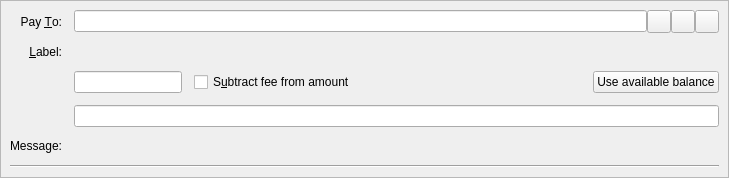
<?xml version="1.0" encoding="UTF-8"?>
<ui version="4.0">
 <class>SendCoinsEntry</class>
 <widget class="QStackedWidget" name="SendCoinsEntry">
  <property name="geometry">
   <rect>
    <x>0</x>
    <y>0</y>
    <width>729</width>
    <height>156</height>
   </rect>
  </property>
  <property name="focusPolicy">
   <enum>Qt::TabFocus</enum>
  </property>
  <property name="autoFillBackground">
   <bool>false</bool>
  </property>
  <widget class="QFrame" name="SendCoins">
   <property name="toolTip">
    <string>This is a normal payment.</string>
   </property>
   <property name="frameShape">
    <enum>QFrame::StyledPanel</enum>
   </property>
   <property name="frameShadow">
    <enum>QFrame::Sunken</enum>
   </property>
   <layout class="QGridLayout" name="gridLayout">
    <property name="spacing">
     <number>12</number>
    </property>
    <item row="0" column="0">
     <widget class="QLabel" name="payToLabel">
      <property name="text">
       <string>Pay &amp;To:</string>
      </property>
      <property name="alignment">
       <set>Qt::AlignRight|Qt::AlignTrailing|Qt::AlignVCenter</set>
      </property>
      <property name="buddy">
       <cstring>payTo</cstring>
      </property>
     </widget>
    </item>
    <item row="0" column="1">
     <layout class="QHBoxLayout" name="payToLayout">
      <property name="spacing">
       <number>0</number>
      </property>
      <item>
       <widget class="QValidatedLineEdit" name="payTo">
        <property name="toolTip">
         <string>The WISPR address to send the payment to</string>
        </property>
       </widget>
      </item>
      <item>
       <widget class="QToolButton" name="addressBookButton">
        <property name="toolTip">
         <string>Choose previously used address</string>
        </property>
        <property name="text">
         <string/>
        </property>
        <property name="icon">
         <iconset resource="../wispr.qrc">
          <normaloff>:/icons/address-book</normaloff>:/icons/address-book</iconset>
        </property>
        <property name="shortcut">
         <string>Alt+A</string>
        </property>
       </widget>
      </item>
      <item>
       <widget class="QToolButton" name="pasteButton">
        <property name="toolTip">
         <string>Paste address from clipboard</string>
        </property>
        <property name="text">
         <string/>
        </property>
        <property name="icon">
         <iconset resource="../wispr.qrc">
          <normaloff>:/icons/editpaste</normaloff>:/icons/editpaste</iconset>
        </property>
        <property name="shortcut">
         <string>Alt+P</string>
        </property>
       </widget>
      </item>
      <item>
       <widget class="QToolButton" name="deleteButton">
        <property name="toolTip">
         <string>Remove this entry</string>
        </property>
        <property name="text">
         <string/>
        </property>
        <property name="icon">
         <iconset resource="../wispr.qrc">
          <normaloff>:/icons/remove</normaloff>:/icons/remove</iconset>
        </property>
       </widget>
      </item>
     </layout>
    </item>
    <item row="1" column="0">
     <widget class="QLabel" name="labelLabel">
      <property name="text">
       <string>&amp;Label:</string>
      </property>
      <property name="alignment">
       <set>Qt::AlignRight|Qt::AlignTrailing|Qt::AlignVCenter</set>
      </property>
      <property name="buddy">
       <cstring>addAsLabel</cstring>
      </property>
     </widget>
    </item>
    <item row="3" column="1">
     <layout class="QHBoxLayout" name="horizontalLayoutAmount" stretch="0,1,0">
      <item>
       <widget class="BitcoinAmountField" name="payAmount"/>
      </item>
      <item>
       <widget class="QCheckBox" name="checkboxSubtractFeeFromAmount">
        <property name="toolTip">
         <string>The fee will be deducted from the amount being sent. The recipient will receive less wispr than you enter in the amount field. If multiple recipients are selected, the fee is split equally.</string>
        </property>
        <property name="text">
         <string>S&amp;ubtract fee from amount</string>
        </property>
       </widget>
      </item>
      <item>
       <widget class="QPushButton" name="useAvailableBalanceButton">
        <property name="text">
         <string>Use available balance</string>
        </property>
       </widget>
      </item>
     </layout>
    </item>
    <item row="4" column="1">
     <widget class="QLineEdit" name="edtNarration">
      <property name="toolTip">
       <string>A short message sent over the Wispr network, encrypted if sending to a stealth address or in a blind or anon transaction.</string>
      </property>
      <property name="maxLength">
       <number>24</number>
      </property>
     </widget>
    </item>
    <item row="5" column="0">
     <widget class="QLabel" name="messageLabel">
      <property name="text">
       <string>Message:</string>
      </property>
      <property name="alignment">
       <set>Qt::AlignRight|Qt::AlignTrailing|Qt::AlignVCenter</set>
      </property>
     </widget>
    </item>
    <item row="5" column="1">
     <widget class="QLabel" name="messageTextLabel">
      <property name="toolTip">
       <string>A message that was attached to the wispr: URI which will be stored with the transaction for your reference. Note: This message will not be sent over the Wispr network.</string>
      </property>
      <property name="textFormat">
       <enum>Qt::PlainText</enum>
      </property>
     </widget>
    </item>
    <item row="6" column="0" colspan="2">
     <widget class="Line" name="line">
      <property name="orientation">
       <enum>Qt::Horizontal</enum>
      </property>
     </widget>
    </item>
   </layout>
  </widget>
  <widget class="QFrame" name="SendCoins_cs">
   <property name="toolTip">
    <string>This is a payment to a coldstake script.</string>
   </property>
   <property name="frameShape">
    <enum>QFrame::NoFrame</enum>
   </property>
   <layout class="QGridLayout" name="gridLayout_cs">
    <property name="topMargin">
     <number>8</number>
    </property>
    <property name="bottomMargin">
     <number>4</number>
    </property>
    <property name="horizontalSpacing">
     <number>12</number>
    </property>
    <property name="verticalSpacing">
     <number>8</number>
    </property>
    <item row="3" column="1">
     <layout class="QHBoxLayout" name="horizontalLayoutAmount_cs" stretch="0,1,0">
      <item>
       <widget class="BitcoinAmountField" name="payAmount_cs"/>
      </item>
      <item>
       <widget class="QCheckBox" name="checkboxSubtractFeeFromAmount_cs">
        <property name="toolTip">
         <string>The fee will be deducted from the amount being sent. The recipient will receive less wispr than you enter in the amount field. If multiple recipients are selected, the fee is split equally.</string>
        </property>
        <property name="text">
         <string>Subtract fee from amount</string>
        </property>
       </widget>
      </item>
      <item>
       <widget class="QPushButton" name="useAvailableBalanceButton_cs">
        <property name="text">
         <string>Use available balance</string>
        </property>
       </widget>
      </item>
     </layout>
    </item>
    <item row="1" column="0">
     <widget class="QLabel" name="spendAddrLabel">
      <property name="text">
       <string>Spend  Address:</string>
      </property>
      <property name="alignment">
       <set>Qt::AlignRight|Qt::AlignTrailing|Qt::AlignVCenter</set>
      </property>
      <property name="buddy">
       <cstring>addAsLabel</cstring>
      </property>
     </widget>
    </item>
    <item row="4" column="1">
     <widget class="QLineEdit" name="edtNarration_cs">
      <property name="toolTip">
       <string>A short message sent over the Wispr network, encrypted if sending to a stealth address or in a blind or anon transaction.</string>
      </property>
      <property name="maxLength">
       <number>24</number>
      </property>
     </widget>
    </item>
    <item row="1" column="1">
     <widget class="QLineEdit" name="addAsLabel">
      <property name="toolTip">
       <string>Enter a label for this address to add it to the list of used addresses</string>
      </property>
     </widget>
    </item>
    <item row="2" column="0">
     <widget class="QLabel" name="amountLabel">
      <property name="text">
       <string>A&amp;mount:</string>
      </property>
      <property name="alignment">
       <set>Qt::AlignRight|Qt::AlignTrailing|Qt::AlignVCenter</set>
      </property>
      <property name="buddy">
       <cstring>payAmount</cstring>
      </property>
     </widget>
    </item>
    <item row="2" column="1">
     <widget class="BitcoinAmountField" name="payAmount"/>
    </item>
    <item row="3" column="0">
     <widget class="QLabel" name="messageLabel">
      <property name="text">
       <string>Message:</string>
      </property>
      <property name="alignment">
       <set>Qt::AlignRight|Qt::AlignTrailing|Qt::AlignVCenter</set>
      </property>
     </widget>
    </item>
    <item row="3" column="1">
     <widget class="QLabel" name="messageTextLabel">
      <property name="toolTip">
       <string>A message that was attached to the WISPR: URI which will be stored with the transaction for your reference. Note: This message will not be sent over the WISPR network.</string>
      </property>
      <property name="textFormat">
       <enum>Qt::PlainText</enum>
      </property>
     </widget>
    </item>
   </layout>
  </widget>
  <widget class="QFrame" name="SendCoins_InsecurePaymentRequest">
   <property name="palette">
    <palette>
     <active>
      <colorrole role="WindowText">
       <brush brushstyle="SolidPattern">
        <color alpha="255">
         <red>0</red>
         <green>0</green>
         <blue>0</blue>
        </color>
       </brush>
      </colorrole>
      <colorrole role="Button">
       <brush brushstyle="SolidPattern">
        <color alpha="255">
         <red>255</red>
         <green>255</green>
         <blue>127</blue>
        </color>
       </brush>
      </colorrole>
      <colorrole role="Light">
       <brush brushstyle="SolidPattern">
        <color alpha="255">
         <red>255</red>
         <green>255</green>
         <blue>255</blue>
        </color>
       </brush>
      </colorrole>
      <colorrole role="Midlight">
       <brush brushstyle="SolidPattern">
        <color alpha="255">
         <red>255</red>
         <green>255</green>
         <blue>191</blue>
        </color>
       </brush>
      </colorrole>
      <colorrole role="Dark">
       <brush brushstyle="SolidPattern">
        <color alpha="255">
         <red>127</red>
         <green>127</green>
         <blue>63</blue>
        </color>
       </brush>
      </colorrole>
      <colorrole role="Mid">
       <brush brushstyle="SolidPattern">
        <color alpha="255">
         <red>170</red>
         <green>170</green>
         <blue>84</blue>
        </color>
       </brush>
      </colorrole>
      <colorrole role="Text">
       <brush brushstyle="SolidPattern">
        <color alpha="255">
         <red>0</red>
         <green>0</green>
         <blue>0</blue>
        </color>
       </brush>
      </colorrole>
      <colorrole role="BrightText">
       <brush brushstyle="SolidPattern">
        <color alpha="255">
         <red>255</red>
         <green>255</green>
         <blue>255</blue>
        </color>
       </brush>
      </colorrole>
      <colorrole role="ButtonText">
       <brush brushstyle="SolidPattern">
        <color alpha="255">
         <red>0</red>
         <green>0</green>
         <blue>0</blue>
        </color>
       </brush>
      </colorrole>
      <colorrole role="Base">
       <brush brushstyle="SolidPattern">
        <color alpha="255">
         <red>255</red>
         <green>255</green>
         <blue>255</blue>
        </color>
       </brush>
      </colorrole>
      <colorrole role="Window">
       <brush brushstyle="SolidPattern">
        <color alpha="255">
         <red>255</red>
         <green>255</green>
         <blue>127</blue>
        </color>
       </brush>
      </colorrole>
      <colorrole role="Shadow">
       <brush brushstyle="SolidPattern">
        <color alpha="255">
         <red>0</red>
         <green>0</green>
         <blue>0</blue>
        </color>
       </brush>
      </colorrole>
      <colorrole role="AlternateBase">
       <brush brushstyle="SolidPattern">
        <color alpha="255">
         <red>255</red>
         <green>255</green>
         <blue>191</blue>
        </color>
       </brush>
      </colorrole>
      <colorrole role="ToolTipBase">
       <brush brushstyle="SolidPattern">
        <color alpha="255">
         <red>255</red>
         <green>255</green>
         <blue>220</blue>
        </color>
       </brush>
      </colorrole>
      <colorrole role="ToolTipText">
       <brush brushstyle="SolidPattern">
        <color alpha="255">
         <red>0</red>
         <green>0</green>
         <blue>0</blue>
        </color>
       </brush>
      </colorrole>
     </active>
     <inactive>
      <colorrole role="WindowText">
       <brush brushstyle="SolidPattern">
        <color alpha="255">
         <red>0</red>
         <green>0</green>
         <blue>0</blue>
        </color>
       </brush>
      </colorrole>
      <colorrole role="Button">
       <brush brushstyle="SolidPattern">
        <color alpha="255">
         <red>255</red>
         <green>255</green>
         <blue>127</blue>
        </color>
       </brush>
      </colorrole>
      <colorrole role="Light">
       <brush brushstyle="SolidPattern">
        <color alpha="255">
         <red>255</red>
         <green>255</green>
         <blue>255</blue>
        </color>
       </brush>
      </colorrole>
      <colorrole role="Midlight">
       <brush brushstyle="SolidPattern">
        <color alpha="255">
         <red>255</red>
         <green>255</green>
         <blue>191</blue>
        </color>
       </brush>
      </colorrole>
      <colorrole role="Dark">
       <brush brushstyle="SolidPattern">
        <color alpha="255">
         <red>127</red>
         <green>127</green>
         <blue>63</blue>
        </color>
       </brush>
      </colorrole>
      <colorrole role="Mid">
       <brush brushstyle="SolidPattern">
        <color alpha="255">
         <red>170</red>
         <green>170</green>
         <blue>84</blue>
        </color>
       </brush>
      </colorrole>
      <colorrole role="Text">
       <brush brushstyle="SolidPattern">
        <color alpha="255">
         <red>0</red>
         <green>0</green>
         <blue>0</blue>
        </color>
       </brush>
      </colorrole>
      <colorrole role="BrightText">
       <brush brushstyle="SolidPattern">
        <color alpha="255">
         <red>255</red>
         <green>255</green>
         <blue>255</blue>
        </color>
       </brush>
      </colorrole>
      <colorrole role="ButtonText">
       <brush brushstyle="SolidPattern">
        <color alpha="255">
         <red>0</red>
         <green>0</green>
         <blue>0</blue>
        </color>
       </brush>
      </colorrole>
      <colorrole role="Base">
       <brush brushstyle="SolidPattern">
        <color alpha="255">
         <red>255</red>
         <green>255</green>
         <blue>255</blue>
        </color>
       </brush>
      </colorrole>
      <colorrole role="Window">
       <brush brushstyle="SolidPattern">
        <color alpha="255">
         <red>255</red>
         <green>255</green>
         <blue>127</blue>
        </color>
       </brush>
      </colorrole>
      <colorrole role="Shadow">
       <brush brushstyle="SolidPattern">
        <color alpha="255">
         <red>0</red>
         <green>0</green>
         <blue>0</blue>
        </color>
       </brush>
      </colorrole>
      <colorrole role="AlternateBase">
       <brush brushstyle="SolidPattern">
        <color alpha="255">
         <red>255</red>
         <green>255</green>
         <blue>191</blue>
        </color>
       </brush>
      </colorrole>
      <colorrole role="ToolTipBase">
       <brush brushstyle="SolidPattern">
        <color alpha="255">
         <red>255</red>
         <green>255</green>
         <blue>220</blue>
        </color>
       </brush>
      </colorrole>
      <colorrole role="ToolTipText">
       <brush brushstyle="SolidPattern">
        <color alpha="255">
         <red>0</red>
         <green>0</green>
         <blue>0</blue>
        </color>
       </brush>
      </colorrole>
     </inactive>
     <disabled>
      <colorrole role="WindowText">
       <brush brushstyle="SolidPattern">
        <color alpha="255">
         <red>127</red>
         <green>127</green>
         <blue>63</blue>
        </color>
       </brush>
      </colorrole>
      <colorrole role="Button">
       <brush brushstyle="SolidPattern">
        <color alpha="255">
         <red>255</red>
         <green>255</green>
         <blue>127</blue>
        </color>
       </brush>
      </colorrole>
      <colorrole role="Light">
       <brush brushstyle="SolidPattern">
        <color alpha="255">
         <red>255</red>
         <green>255</green>
         <blue>255</blue>
        </color>
       </brush>
      </colorrole>
      <colorrole role="Midlight">
       <brush brushstyle="SolidPattern">
        <color alpha="255">
         <red>255</red>
         <green>255</green>
         <blue>191</blue>
        </color>
       </brush>
      </colorrole>
      <colorrole role="Dark">
       <brush brushstyle="SolidPattern">
        <color alpha="255">
         <red>127</red>
         <green>127</green>
         <blue>63</blue>
        </color>
       </brush>
      </colorrole>
      <colorrole role="Mid">
       <brush brushstyle="SolidPattern">
        <color alpha="255">
         <red>170</red>
         <green>170</green>
         <blue>84</blue>
        </color>
       </brush>
      </colorrole>
      <colorrole role="Text">
       <brush brushstyle="SolidPattern">
        <color alpha="255">
         <red>127</red>
         <green>127</green>
         <blue>63</blue>
        </color>
       </brush>
      </colorrole>
      <colorrole role="BrightText">
       <brush brushstyle="SolidPattern">
        <color alpha="255">
         <red>255</red>
         <green>255</green>
         <blue>255</blue>
        </color>
       </brush>
      </colorrole>
      <colorrole role="ButtonText">
       <brush brushstyle="SolidPattern">
        <color alpha="255">
         <red>127</red>
         <green>127</green>
         <blue>63</blue>
        </color>
       </brush>
      </colorrole>
      <colorrole role="Base">
       <brush brushstyle="SolidPattern">
        <color alpha="255">
         <red>255</red>
         <green>255</green>
         <blue>127</blue>
        </color>
       </brush>
      </colorrole>
      <colorrole role="Window">
       <brush brushstyle="SolidPattern">
        <color alpha="255">
         <red>255</red>
         <green>255</green>
         <blue>127</blue>
        </color>
       </brush>
      </colorrole>
      <colorrole role="Shadow">
       <brush brushstyle="SolidPattern">
        <color alpha="255">
         <red>0</red>
         <green>0</green>
         <blue>0</blue>
        </color>
       </brush>
      </colorrole>
      <colorrole role="AlternateBase">
       <brush brushstyle="SolidPattern">
        <color alpha="255">
         <red>255</red>
         <green>255</green>
         <blue>127</blue>
        </color>
       </brush>
      </colorrole>
      <colorrole role="ToolTipBase">
       <brush brushstyle="SolidPattern">
        <color alpha="255">
         <red>255</red>
         <green>255</green>
         <blue>220</blue>
        </color>
       </brush>
      </colorrole>
      <colorrole role="ToolTipText">
       <brush brushstyle="SolidPattern">
        <color alpha="255">
         <red>0</red>
         <green>0</green>
         <blue>0</blue>
        </color>
       </brush>
      </colorrole>
     </disabled>
    </palette>
   </property>
   <property name="toolTip">
    <string>This is an unverified payment request.</string>
   </property>
   <property name="autoFillBackground">
    <bool>true</bool>
   </property>
   <property name="frameShape">
    <enum>QFrame::StyledPanel</enum>
   </property>
   <property name="frameShadow">
    <enum>QFrame::Sunken</enum>
   </property>
   <layout class="QGridLayout" name="gridLayout_is">
    <property name="spacing">
     <number>12</number>
    </property>
    <item row="0" column="0">
     <widget class="QLabel" name="payToLabel_is">
      <property name="text">
       <string>Pay To:</string>
      </property>
      <property name="alignment">
       <set>Qt::AlignRight|Qt::AlignTrailing|Qt::AlignVCenter</set>
      </property>
     </widget>
    </item>
    <item row="0" column="1">
     <layout class="QHBoxLayout" name="payToLayout_is">
      <property name="spacing">
       <number>0</number>
      </property>
      <item>
       <widget class="QLabel" name="payTo_is"/>
      </item>
      <item>
       <widget class="QToolButton" name="deleteButton_is">
        <property name="toolTip">
         <string>Remove this entry</string>
        </property>
        <property name="text">
         <string/>
        </property>
        <property name="icon">
         <iconset resource="../wispr.qrc">
          <normaloff>:/icons/remove</normaloff>:/icons/remove</iconset>
        </property>
       </widget>
      </item>
     </layout>
    </item>
    <item row="1" column="0">
     <widget class="QLabel" name="memoLabel_is">
      <property name="text">
       <string>Memo:</string>
      </property>
      <property name="alignment">
       <set>Qt::AlignRight|Qt::AlignTrailing|Qt::AlignVCenter</set>
      </property>
     </widget>
    </item>
    <item row="1" column="1">
     <widget class="QLabel" name="memoTextLabel_is">
      <property name="textFormat">
       <enum>Qt::PlainText</enum>
      </property>
     </widget>
    </item>
    <item row="2" column="0">
     <widget class="QLabel" name="amountLabel_is">
      <property name="text">
       <string>A&amp;mount:</string>
      </property>
      <property name="alignment">
       <set>Qt::AlignRight|Qt::AlignTrailing|Qt::AlignVCenter</set>
      </property>
      <property name="buddy">
       <cstring>payAmount_is</cstring>
      </property>
     </widget>
    </item>
    <item row="2" column="1">
     <widget class="BitcoinAmountField" name="payAmount_is">
      <property name="acceptDrops">
       <bool>false</bool>
      </property>
     </widget>
    </item>
   </layout>
  </widget>
  <widget class="QFrame" name="SendCoins_SecurePaymentRequest">
   <property name="palette">
    <palette>
     <active>
      <colorrole role="WindowText">
       <brush brushstyle="SolidPattern">
        <color alpha="255">
         <red>0</red>
         <green>0</green>
         <blue>0</blue>
        </color>
       </brush>
      </colorrole>
      <colorrole role="Button">
       <brush brushstyle="SolidPattern">
        <color alpha="255">
         <red>140</red>
         <green>232</green>
         <blue>119</blue>
        </color>
       </brush>
      </colorrole>
      <colorrole role="Light">
       <brush brushstyle="SolidPattern">
        <color alpha="255">
         <red>230</red>
         <green>255</green>
         <blue>224</blue>
        </color>
       </brush>
      </colorrole>
      <colorrole role="Midlight">
       <brush brushstyle="SolidPattern">
        <color alpha="255">
         <red>185</red>
         <green>243</green>
         <blue>171</blue>
        </color>
       </brush>
      </colorrole>
      <colorrole role="Dark">
       <brush brushstyle="SolidPattern">
        <color alpha="255">
         <red>70</red>
         <green>116</green>
         <blue>59</blue>
        </color>
       </brush>
      </colorrole>
      <colorrole role="Mid">
       <brush brushstyle="SolidPattern">
        <color alpha="255">
         <red>93</red>
         <green>155</green>
         <blue>79</blue>
        </color>
       </brush>
      </colorrole>
      <colorrole role="Text">
       <brush brushstyle="SolidPattern">
        <color alpha="255">
         <red>0</red>
         <green>0</green>
         <blue>0</blue>
        </color>
       </brush>
      </colorrole>
      <colorrole role="BrightText">
       <brush brushstyle="SolidPattern">
        <color alpha="255">
         <red>155</red>
         <green>255</green>
         <blue>147</blue>
        </color>
       </brush>
      </colorrole>
      <colorrole role="ButtonText">
       <brush brushstyle="SolidPattern">
        <color alpha="255">
         <red>0</red>
         <green>0</green>
         <blue>0</blue>
        </color>
       </brush>
      </colorrole>
      <colorrole role="Base">
       <brush brushstyle="SolidPattern">
        <color alpha="255">
         <red>119</red>
         <green>255</green>
         <blue>233</blue>
        </color>
       </brush>
      </colorrole>
      <colorrole role="Window">
       <brush brushstyle="SolidPattern">
        <color alpha="255">
         <red>140</red>
         <green>232</green>
         <blue>119</blue>
        </color>
       </brush>
      </colorrole>
      <colorrole role="Shadow">
       <brush brushstyle="SolidPattern">
        <color alpha="255">
         <red>0</red>
         <green>0</green>
         <blue>0</blue>
        </color>
       </brush>
      </colorrole>
      <colorrole role="AlternateBase">
       <brush brushstyle="SolidPattern">
        <color alpha="255">
         <red>197</red>
         <green>243</green>
         <blue>187</blue>
        </color>
       </brush>
      </colorrole>
      <colorrole role="NoRole">
       <brush brushstyle="SolidPattern">
        <color alpha="255">
         <red>125</red>
         <green>194</green>
         <blue>122</blue>
        </color>
       </brush>
      </colorrole>
      <colorrole role="ToolTipBase">
       <brush brushstyle="SolidPattern">
        <color alpha="255">
         <red>255</red>
         <green>255</green>
         <blue>220</blue>
        </color>
       </brush>
      </colorrole>
      <colorrole role="ToolTipText">
       <brush brushstyle="SolidPattern">
        <color alpha="255">
         <red>0</red>
         <green>0</green>
         <blue>0</blue>
        </color>
       </brush>
      </colorrole>
     </active>
     <inactive>
      <colorrole role="WindowText">
       <brush brushstyle="SolidPattern">
        <color alpha="255">
         <red>0</red>
         <green>0</green>
         <blue>0</blue>
        </color>
       </brush>
      </colorrole>
      <colorrole role="Button">
       <brush brushstyle="SolidPattern">
        <color alpha="255">
         <red>140</red>
         <green>232</green>
         <blue>119</blue>
        </color>
       </brush>
      </colorrole>
      <colorrole role="Light">
       <brush brushstyle="SolidPattern">
        <color alpha="255">
         <red>230</red>
         <green>255</green>
         <blue>224</blue>
        </color>
       </brush>
      </colorrole>
      <colorrole role="Midlight">
       <brush brushstyle="SolidPattern">
        <color alpha="255">
         <red>185</red>
         <green>243</green>
         <blue>171</blue>
        </color>
       </brush>
      </colorrole>
      <colorrole role="Dark">
       <brush brushstyle="SolidPattern">
        <color alpha="255">
         <red>70</red>
         <green>116</green>
         <blue>59</blue>
        </color>
       </brush>
      </colorrole>
      <colorrole role="Mid">
       <brush brushstyle="SolidPattern">
        <color alpha="255">
         <red>93</red>
         <green>155</green>
         <blue>79</blue>
        </color>
       </brush>
      </colorrole>
      <colorrole role="Text">
       <brush brushstyle="SolidPattern">
        <color alpha="255">
         <red>0</red>
         <green>0</green>
         <blue>0</blue>
        </color>
       </brush>
      </colorrole>
      <colorrole role="BrightText">
       <brush brushstyle="SolidPattern">
        <color alpha="255">
         <red>155</red>
         <green>255</green>
         <blue>147</blue>
        </color>
       </brush>
      </colorrole>
      <colorrole role="ButtonText">
       <brush brushstyle="SolidPattern">
        <color alpha="255">
         <red>0</red>
         <green>0</green>
         <blue>0</blue>
        </color>
       </brush>
      </colorrole>
      <colorrole role="Base">
       <brush brushstyle="SolidPattern">
        <color alpha="255">
         <red>119</red>
         <green>255</green>
         <blue>233</blue>
        </color>
       </brush>
      </colorrole>
      <colorrole role="Window">
       <brush brushstyle="SolidPattern">
        <color alpha="255">
         <red>140</red>
         <green>232</green>
         <blue>119</blue>
        </color>
       </brush>
      </colorrole>
      <colorrole role="Shadow">
       <brush brushstyle="SolidPattern">
        <color alpha="255">
         <red>0</red>
         <green>0</green>
         <blue>0</blue>
        </color>
       </brush>
      </colorrole>
      <colorrole role="AlternateBase">
       <brush brushstyle="SolidPattern">
        <color alpha="255">
         <red>197</red>
         <green>243</green>
         <blue>187</blue>
        </color>
       </brush>
      </colorrole>
      <colorrole role="NoRole">
       <brush brushstyle="SolidPattern">
        <color alpha="255">
         <red>125</red>
         <green>194</green>
         <blue>122</blue>
        </color>
       </brush>
      </colorrole>
      <colorrole role="ToolTipBase">
       <brush brushstyle="SolidPattern">
        <color alpha="255">
         <red>255</red>
         <green>255</green>
         <blue>220</blue>
        </color>
       </brush>
      </colorrole>
      <colorrole role="ToolTipText">
       <brush brushstyle="SolidPattern">
        <color alpha="255">
         <red>0</red>
         <green>0</green>
         <blue>0</blue>
        </color>
       </brush>
      </colorrole>
     </inactive>
     <disabled>
      <colorrole role="WindowText">
       <brush brushstyle="SolidPattern">
        <color alpha="255">
         <red>70</red>
         <green>116</green>
         <blue>59</blue>
        </color>
       </brush>
      </colorrole>
      <colorrole role="Button">
       <brush brushstyle="SolidPattern">
        <color alpha="255">
         <red>140</red>
         <green>232</green>
         <blue>119</blue>
        </color>
       </brush>
      </colorrole>
      <colorrole role="Light">
       <brush brushstyle="SolidPattern">
        <color alpha="255">
         <red>230</red>
         <green>255</green>
         <blue>224</blue>
        </color>
       </brush>
      </colorrole>
      <colorrole role="Midlight">
       <brush brushstyle="SolidPattern">
        <color alpha="255">
         <red>185</red>
         <green>243</green>
         <blue>171</blue>
        </color>
       </brush>
      </colorrole>
      <colorrole role="Dark">
       <brush brushstyle="SolidPattern">
        <color alpha="255">
         <red>70</red>
         <green>116</green>
         <blue>59</blue>
        </color>
       </brush>
      </colorrole>
      <colorrole role="Mid">
       <brush brushstyle="SolidPattern">
        <color alpha="255">
         <red>93</red>
         <green>155</green>
         <blue>79</blue>
        </color>
       </brush>
      </colorrole>
      <colorrole role="Text">
       <brush brushstyle="SolidPattern">
        <color alpha="255">
         <red>70</red>
         <green>116</green>
         <blue>59</blue>
        </color>
       </brush>
      </colorrole>
      <colorrole role="BrightText">
       <brush brushstyle="SolidPattern">
        <color alpha="255">
         <red>155</red>
         <green>255</green>
         <blue>147</blue>
        </color>
       </brush>
      </colorrole>
      <colorrole role="ButtonText">
       <brush brushstyle="SolidPattern">
        <color alpha="255">
         <red>70</red>
         <green>116</green>
         <blue>59</blue>
        </color>
       </brush>
      </colorrole>
      <colorrole role="Base">
       <brush brushstyle="SolidPattern">
        <color alpha="255">
         <red>140</red>
         <green>232</green>
         <blue>119</blue>
        </color>
       </brush>
      </colorrole>
      <colorrole role="Window">
       <brush brushstyle="SolidPattern">
        <color alpha="255">
         <red>140</red>
         <green>232</green>
         <blue>119</blue>
        </color>
       </brush>
      </colorrole>
      <colorrole role="Shadow">
       <brush brushstyle="SolidPattern">
        <color alpha="255">
         <red>0</red>
         <green>0</green>
         <blue>0</blue>
        </color>
       </brush>
      </colorrole>
      <colorrole role="AlternateBase">
       <brush brushstyle="SolidPattern">
        <color alpha="255">
         <red>140</red>
         <green>232</green>
         <blue>119</blue>
        </color>
       </brush>
      </colorrole>
      <colorrole role="NoRole">
       <brush brushstyle="SolidPattern">
        <color alpha="255">
         <red>125</red>
         <green>194</green>
         <blue>122</blue>
        </color>
       </brush>
      </colorrole>
      <colorrole role="ToolTipBase">
       <brush brushstyle="SolidPattern">
        <color alpha="255">
         <red>255</red>
         <green>255</green>
         <blue>220</blue>
        </color>
       </brush>
      </colorrole>
      <colorrole role="ToolTipText">
       <brush brushstyle="SolidPattern">
        <color alpha="255">
         <red>0</red>
         <green>0</green>
         <blue>0</blue>
        </color>
       </brush>
      </colorrole>
     </disabled>
    </palette>
   </property>
   <property name="toolTip">
    <string>This is a verified payment request.</string>
   </property>
   <property name="autoFillBackground">
    <bool>true</bool>
   </property>
   <property name="frameShape">
    <enum>QFrame::StyledPanel</enum>
   </property>
   <property name="frameShadow">
    <enum>QFrame::Sunken</enum>
   </property>
   <layout class="QGridLayout" name="gridLayout_s">
    <property name="spacing">
     <number>12</number>
    </property>
    <item row="0" column="0">
     <widget class="QLabel" name="payToLabel_s">
      <property name="text">
       <string>Pay To:</string>
      </property>
      <property name="alignment">
       <set>Qt::AlignRight|Qt::AlignTrailing|Qt::AlignVCenter</set>
      </property>
     </widget>
    </item>
    <item row="0" column="1">
     <layout class="QHBoxLayout" name="payToLayout_s">
      <property name="spacing">
       <number>0</number>
      </property>
      <item>
       <widget class="QLabel" name="payTo_s">
        <property name="textFormat">
         <enum>Qt::PlainText</enum>
        </property>
       </widget>
      </item>
      <item>
       <widget class="QToolButton" name="deleteButton_s">
        <property name="toolTip">
         <string>Remove this entry</string>
        </property>
        <property name="text">
         <string/>
        </property>
        <property name="icon">
         <iconset resource="../wispr.qrc">
          <normaloff>:/icons/remove</normaloff>:/icons/remove</iconset>
        </property>
       </widget>
      </item>
     </layout>
    </item>
    <item row="1" column="0">
     <widget class="QLabel" name="memoLabel_s">
      <property name="text">
       <string>Memo:</string>
      </property>
      <property name="alignment">
       <set>Qt::AlignRight|Qt::AlignTrailing|Qt::AlignVCenter</set>
      </property>
     </widget>
    </item>
    <item row="1" column="1">
     <widget class="QLabel" name="memoTextLabel_s">
      <property name="textFormat">
       <enum>Qt::PlainText</enum>
      </property>
     </widget>
    </item>
    <item row="2" column="0">
     <widget class="QLabel" name="amountLabel_s">
      <property name="text">
       <string>A&amp;mount:</string>
      </property>
      <property name="alignment">
       <set>Qt::AlignRight|Qt::AlignTrailing|Qt::AlignVCenter</set>
      </property>
      <property name="buddy">
       <cstring>payAmount_s</cstring>
      </property>
     </widget>
    </item>
    <item row="2" column="1">
     <widget class="BitcoinAmountField" name="payAmount_s">
      <property name="acceptDrops">
       <bool>false</bool>
      </property>
     </widget>
    </item>
   </layout>
  </widget>
 </widget>
 <customwidgets>
  <customwidget>
   <class>QValidatedLineEdit</class>
   <extends>QLineEdit</extends>
   <header>qvalidatedlineedit.h</header>
  </customwidget>
  <customwidget>
   <class>BitcoinAmountField</class>
   <extends>QLineEdit</extends>
   <header>bitcoinamountfield.h</header>
   <container>1</container>
  </customwidget>
 </customwidgets>
 <tabstops>
  <tabstop>payTo</tabstop>
  <tabstop>addressBookButton</tabstop>
  <tabstop>pasteButton</tabstop>
  <tabstop>deleteButton</tabstop>
  <tabstop>addAsLabel</tabstop>
  <tabstop>payAmount</tabstop>
  <tabstop>payAmount_is</tabstop>
  <tabstop>deleteButton_is</tabstop>
  <tabstop>payAmount_s</tabstop>
  <tabstop>edtNarration</tabstop>
  <tabstop>deleteButton_s</tabstop>
 </tabstops>
 <resources>
  <include location="../wispr.qrc"/>
 </resources>
 <connections/>
</ui>
